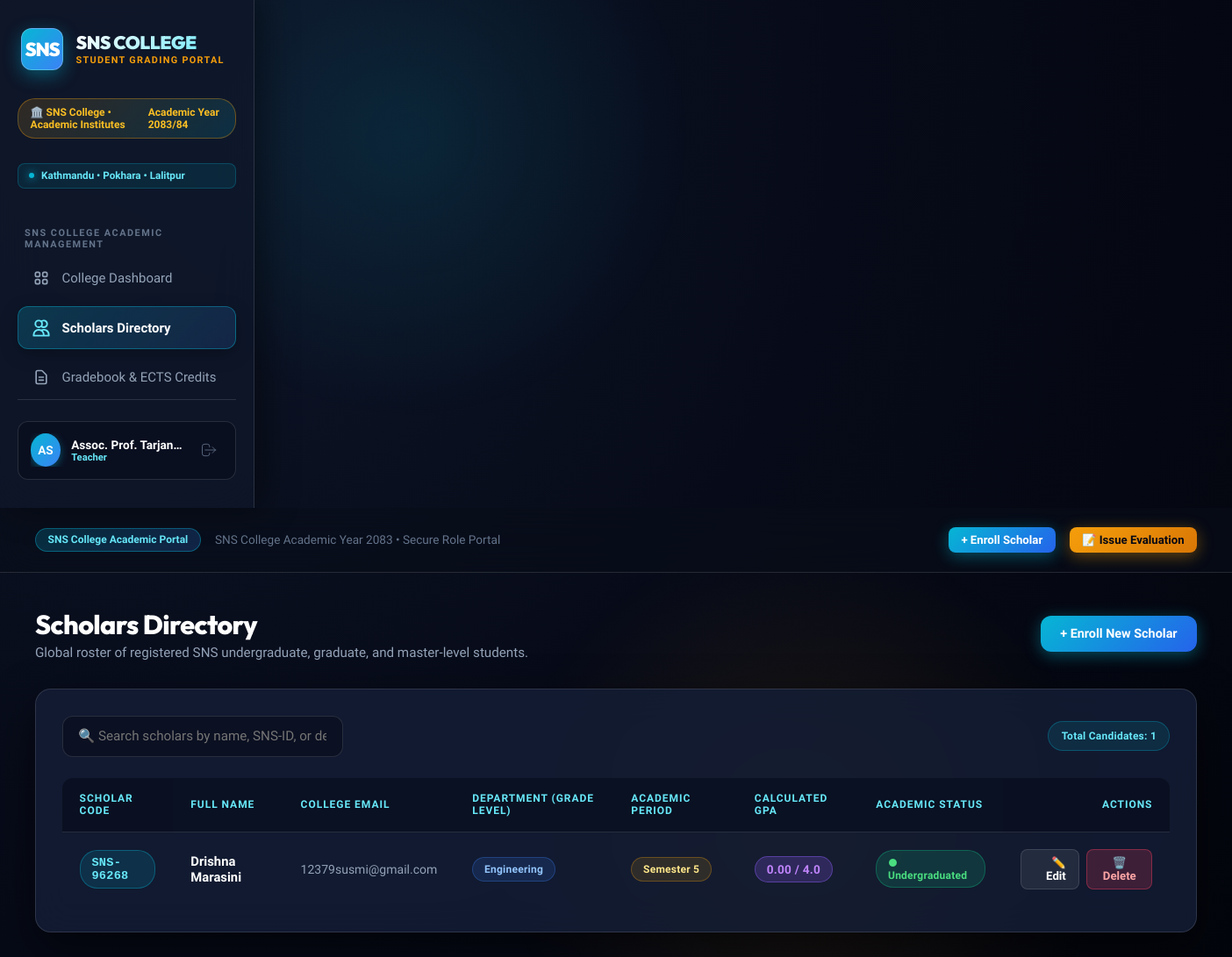
The app's page /students (signed in), older data.
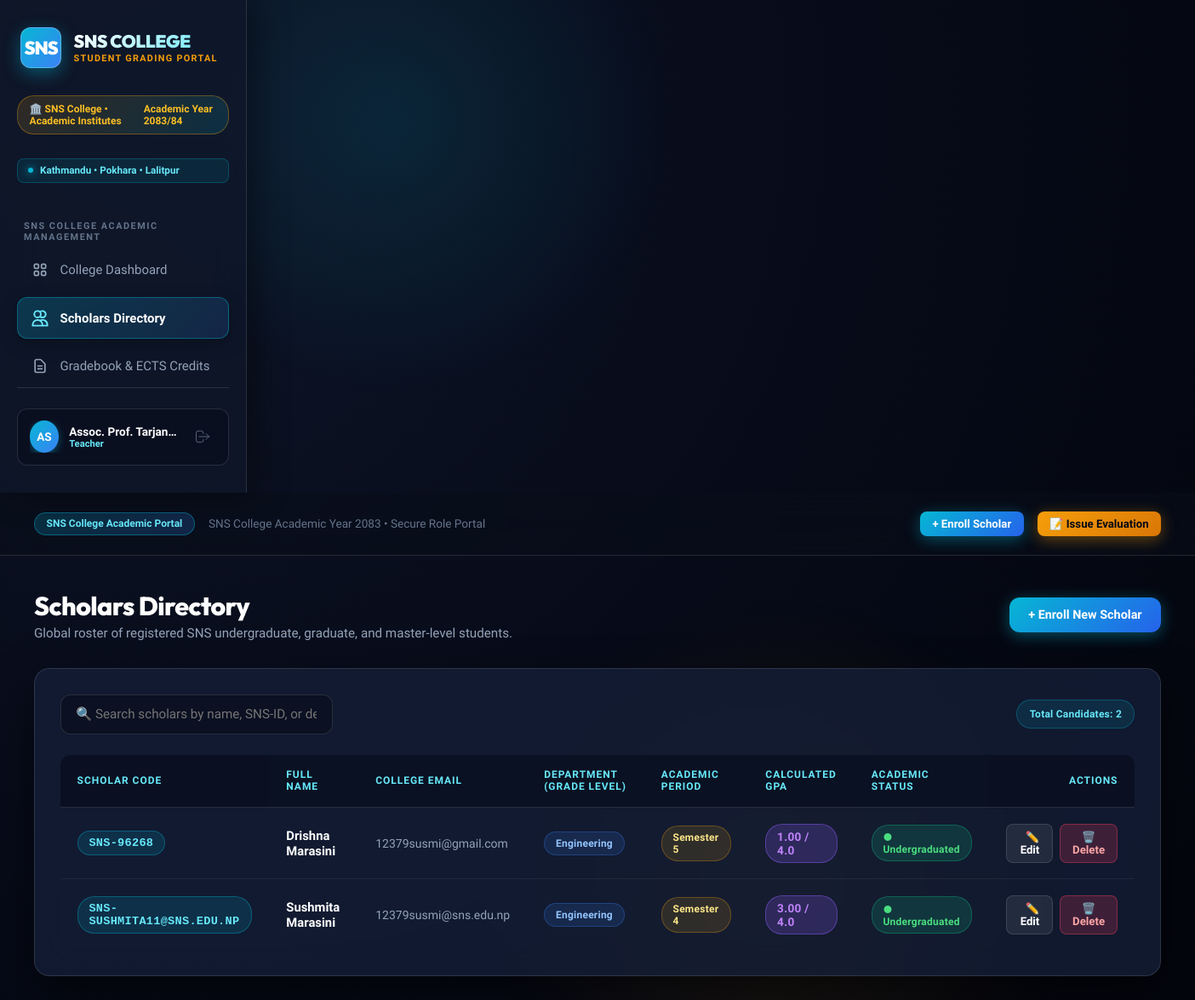
The same page, newer data.
### models.py (models this page shows, shortened)
class Student(db.Model):
    __tablename__ = 'students'
    id = db.Column(db.Integer, primary_key=True)
    student_code = db.Column(db.String(20), unique=True, nullable=False)
    first_name = db.Column(db.String(50), nullable=False)
    last_name = db.Column(db.String(50), nullable=False)
    email = db.Column(db.String(100), unique=True, nullable=False)
    grade_level = db.Column(db.String(50), nullable=False)
    department = db.Column(db.String(80), default='Engineering')
    faculty = db.Column(db.String(80), default='General')
    academic_period = db.Column(db.String(40), default='Semester 1')
    status = db.Column(db.String(20), default='Undergraduated')
    created_at = db.Column(db.DateTime, default=datetime.utcnow)
    grades = db.relationship('Grade', backref='student', lazy=True, cascade='all, delete-orphan')
    @property
    def full_name(self):
        return f"{self.first_name} {self.last_name}"
    @property
    def gpa(self):
        if not self.grades:
            return 0.0
        total_points = sum(g.gpa_points for g in self.grades)
        return round(total_points / len(self.grades), 2)

class Grade(db.Model):
    __tablename__ = 'grades'
    id = db.Column(db.Integer, primary_key=True)
    student_id = db.Column(db.Integer, db.ForeignKey('students.id'), nullable=False)
    subject_id = db.Column(db.Integer, db.ForeignKey('subjects.id'), nullable=False)
    score = db.Column(db.Float, nullable=False)
    letter_grade = db.Column(db.String(2))
    term = db.Column(db.String(20), default='Fall 2026')
    created_at = db.Column(db.DateTime, default=datetime.utcnow)
    @staticmethod
    def calculate_letter_grade(score):
        if score >= 97: return 'A+', 4.0
        elif score >= 93: return 'A', 4.0
        elif score >= 90: return 'A-', 3.7
        elif score >= 87: return 'B+', 3.3
        elif score >= 83: return 'B', 3.0
        elif score >= 80: return 'B-', 2.7
        elif score >= 77: return 'C+', 2.3
        elif score >= 73: return 'C', 2.0
        elif score >= 70: return 'C-', 1.7
        elif score >= 60: return 'D', 1.0
        else: return 'F', 0.0
    @property
    def gpa_points(self):
        _, points = self.calculate_letter_grade(self.score)
        return points

### app.py (the view, shortened to what this page needs)
@app.route('/students')
@login_required
def students():
    search_query = request.args.get('search', '').strip()
    if g.user.role == 'Student':
        student_list = Student.query.filter_by(email=g.user.email).all()
    else:
        student_list = Student.query.all()
    return render_template('students.html', students=student_list, search_query=search_query)

### app.py (called while the page is built)
@app.before_request
def load_logged_in_user():
    user_id = session.get('user_id')
    if user_id is None:
        g.user = None
    else:
        g.user = User.query.get(user_id)

@app.context_processor
def inject_user():
    return dict(current_user=getattr(g, 'user', None), can_manage_grade=user_can_manage_grade, csrf_token=generate_csrf)

def login_required(f):
    @wraps(f)
    def decorated_function(*args, **kwargs):
        if g.user is None:
            flash('Please log in to access this page.', 'warning')
            return redirect(url_for('login', next=request.url))
        return f(*args, **kwargs)
    return decorated_function

### templates/students.html (shortened to what the changed rows need)
{% extends 'base.html' %}
{% block content %}
<div class="page-header">
    <div>
        {% if current_user.role == 'Student' %}
            <h1 class="page-title">My Academic Record</h1>
            <p class="page-subtitle">Your SNS College student profile and grade transcript.</p>
        {% else %}
            <h1 class="page-title">Scholars Directory</h1>
        {% endif %}
    </div>
</div>
<div class="card">
    <div style="display: flex; justify-content: space-between; align-items: center; margin-bottom: 1.5rem; flex-wrap: wrap; gap: 1rem;">
        <div style="display: flex; gap: 0.5rem;">
            <span class="badge" style="background: rgba(6, 182, 212, 0.12); color: var(--accent-cyan-light); padding: 0.55rem 0.9rem; border: 1px solid rgba(6, 182, 212, 0.3);">Total Candidates: {{ students|length }}</span>
        </div>
    </div>
    <div class="table-responsive">
        <table class="data-table" id="scholarsTable">
            <thead>
                <tr>
                    <th>Scholar Code</th>
                    <th>Full Name</th>
                    <th>College Email</th>
                    <th>Department (Grade Level)</th>
                    <th>Academic Period</th>
                    <th>Calculated GPA</th>
                    <th>Academic Status</th>
                    <th style="text-align: right;">Actions</th>
                </tr>
            </thead>
            <tbody>
                {% for student in students %}
                <tr>
                    <td>
                        <span class="badge" style="background: rgba(6, 182, 212, 0.15); color: var(--accent-cyan-light); font-family: monospace; font-size: 0.85rem; border: 1px solid rgba(6, 182, 212, 0.35);">
                            {{ student.student_code }}
                        </span>
                    </td>
                    <td style="font-weight: 700; color: #ffffff;">
                        {{ student.full_name }}
                    </td>
                    <td style="color: var(--text-muted); font-size: 0.875rem;">
                        {{ student.email }}
                    </td>
                    <td>
                        <span class="badge" style="background: rgba(59, 130, 246, 0.15); color: #93c5fd; border: 1px solid rgba(59, 130, 246, 0.3);">
                            {{ student.department or student.grade_level }}
                        </span>
                    </td>
                    <td>
                        <span class="badge" style="background: rgba(247, 171, 10, 0.12); color: #fde68a; border: 1px solid rgba(245, 158, 11, 0.3);">
                            {{ student.academic_period or 'N/A' }}
                        </span>
                    </td>
                    <td>
                        <span class="badge badge-grade" style="font-size: 0.85rem;">
                            {{ "%.2f"|format(student.gpa) }} / 4.0
                        </span>
                    </td>
                    <td>
                        {% if student.status == 'Graduated' %}
                            <span class="badge badge-honors">
                                🎓 Graduated
                            </span>
                        {% else %}
                            <span class="badge badge-active">
                                ● Undergraduated
                            </span>
                        {% endif %}
                    </td>
                    <td style="text-align: right;">
                        <div style="display: flex; justify-content: flex-end; gap: 0.5rem;">
                            <a href="{{ url_for('edit_student', id=student.id) }}" class="btn btn-secondary btn-sm" title="Edit Records">
                                ✏️ Edit
                            </a>
                            <form method="POST" action="{{ url_for('delete_student', id=student.id) }}" style="display: inline;" onsubmit="return confirm('Are you sure you want to withdraw this scholar from the directory?');">
                                <button type="submit" class="btn btn-danger btn-sm">
                                    🗑️ Delete
                                </button>
                            </form>
                        </div>
                    </td>
                </tr>
                {% else %}
                <tr>
                    <td colspan="8" style="text-align: center; color: var(--text-muted); padding: 2.5rem;">
                        No scholar records registered in the college directory.
                    </td>
                </tr>
                {% endfor %}
            </tbody>
        </table>
    </div>
</div>
{% endblock %}

Row changes from the older to the newer data that the page shows:
shown differently, row unchanged: Student "Drishna Marasini": gpa "0.00" → (not shown)
added Grade: gpa "1.00"
added Student: student_code "SNS-SUSHMITA11@SNS.EDU.NP", full_name "Sushmita Marasini", email "12379susmi@sns.edu.np", department "Engineering", academic_period "Semester 4", status "● Undergraduated"
added Grade: gpa "3.00"
Text that changed along with them:
{{ students|length }}: "1" → "2"
